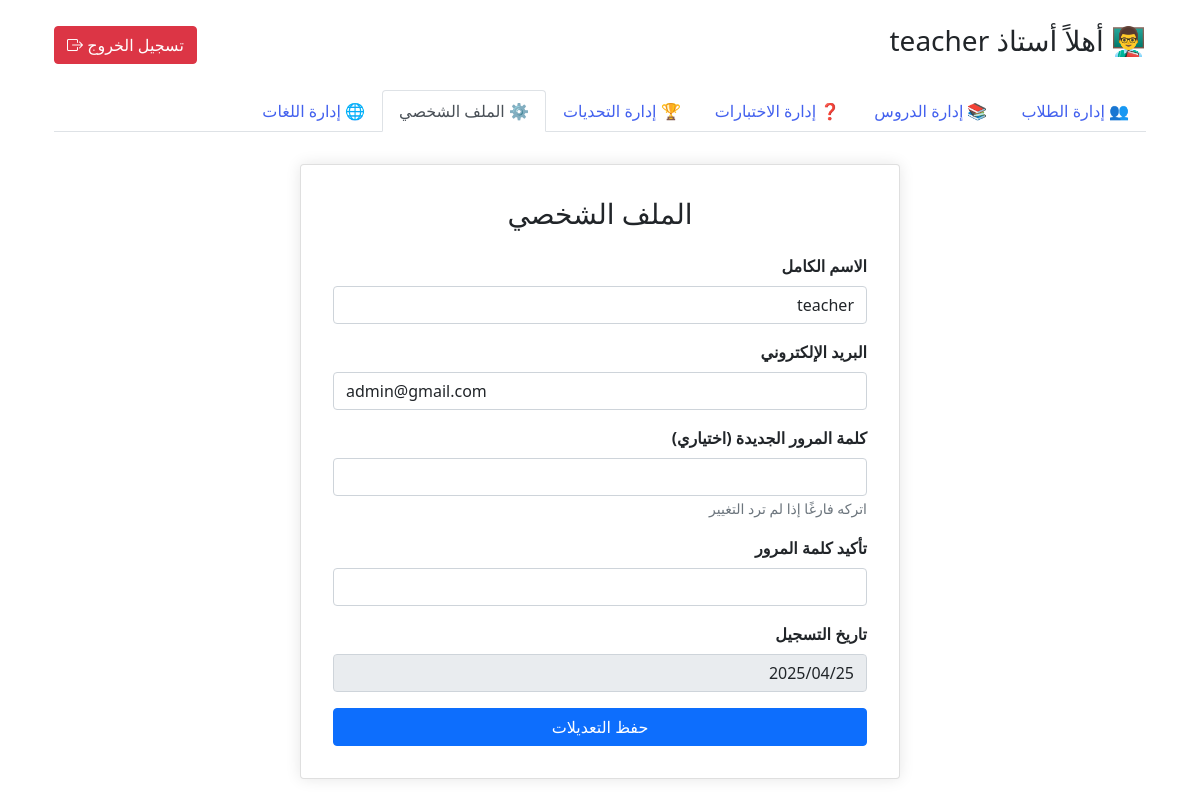
Screenshot of /teacher_dashboard.php?section=profile (signed in) with the database file from the repository.
### tables this page shows
CREATE TABLE `users` (
  `id` int(11) NOT NULL,
  `name` varchar(100) NOT NULL,
  `email` varchar(100) NOT NULL,
  `password` varchar(255) NOT NULL,
  `role` enum('teacher','student') NOT NULL,
  `created_at` timestamp NOT NULL DEFAULT current_timestamp(),
  `level` enum('none','beginner','intermediate','advanced') DEFAULT 'none'
);

### teacher_sections/profile.php (the view, shortened to what this page needs)
<?php
$teacher_id = $_SESSION['user_id'];
$conn = new mysqli("localhost", "root", "", "learning_platform");
$stmt = $conn->prepare("SELECT id, name, email, created_at FROM users WHERE id = ?");
$stmt->bind_param("i", $teacher_id);
$stmt->execute();
$result = $stmt->get_result();
$teacher = $result->fetch_assoc();
?>
<!DOCTYPE html>
<html lang="ar" dir="rtl">
<head>
    <link href="https://cdn.jsdelivr.net/npm/bootstrap@5.1.3/dist/css/bootstrap.min.css" rel="stylesheet">
</head>
<body>
    <div class="container">
        <div class="profile-card card">
            <h3 class="text-center mb-4">الملف الشخصي</h3>
            <form method="POST">
                <div class="mb-3">
                    <label class="form-label">الاسم الكامل</label>
                    <input type="text" name="name" class="form-control"
                           value="<?= htmlspecialchars($teacher['name']) ?>" required>
                </div>
                <div class="mb-3">
                    <label class="form-label">البريد الإلكتروني</label>
                    <input type="email" name="email" class="form-control"
                           value="<?= htmlspecialchars($teacher['email']) ?>" required>
                </div>
                <div class="mb-3">
                    <label class="form-label">كلمة المرور الجديدة (اختياري)</label>
                    <input type="password" name="new_password" class="form-control">
                    <small class="form-text text-muted">اتركه فارغًا إذا لم ترد التغيير</small>
                </div>
                <div class="mb-3">
                    <label class="form-label">تأكيد كلمة المرور</label>
                    <input type="password" name="confirm_password" class="form-control">
                </div>
                <div class="mb-3">
                    <label class="form-label">تاريخ التسجيل</label>
                    <input type="text" class="form-control"
                           value="<?= date('Y/m/d', strtotime($teacher['created_at'])) ?>" readonly>
                </div>
                <button type="submit" class="btn btn-primary w-100">حفظ التعديلات</button>
            </form>
        </div>
    </div>
</body>
</html>

### teacher_dashboard.php (style rules this page uses)
body { font-family: 'Tajawal', sans-serif; background-color: #f4f6f9; }
body { font-family: 'Tajawal', sans-serif; background: #f8f9fa; }

### teacher_sections/profile.php (style rules this page uses)
.profile-card { max-width: 600px; margin: 2rem auto; padding: 2rem; box-shadow: 0 0 15px rgba(0,0,0,0.1); }
.form-label { font-weight: bold; }

### rows the page displays
users: name "teacher", email "admin@gmail.com", created_at "2025/04/25"

### other values shown
$name "teacher"
